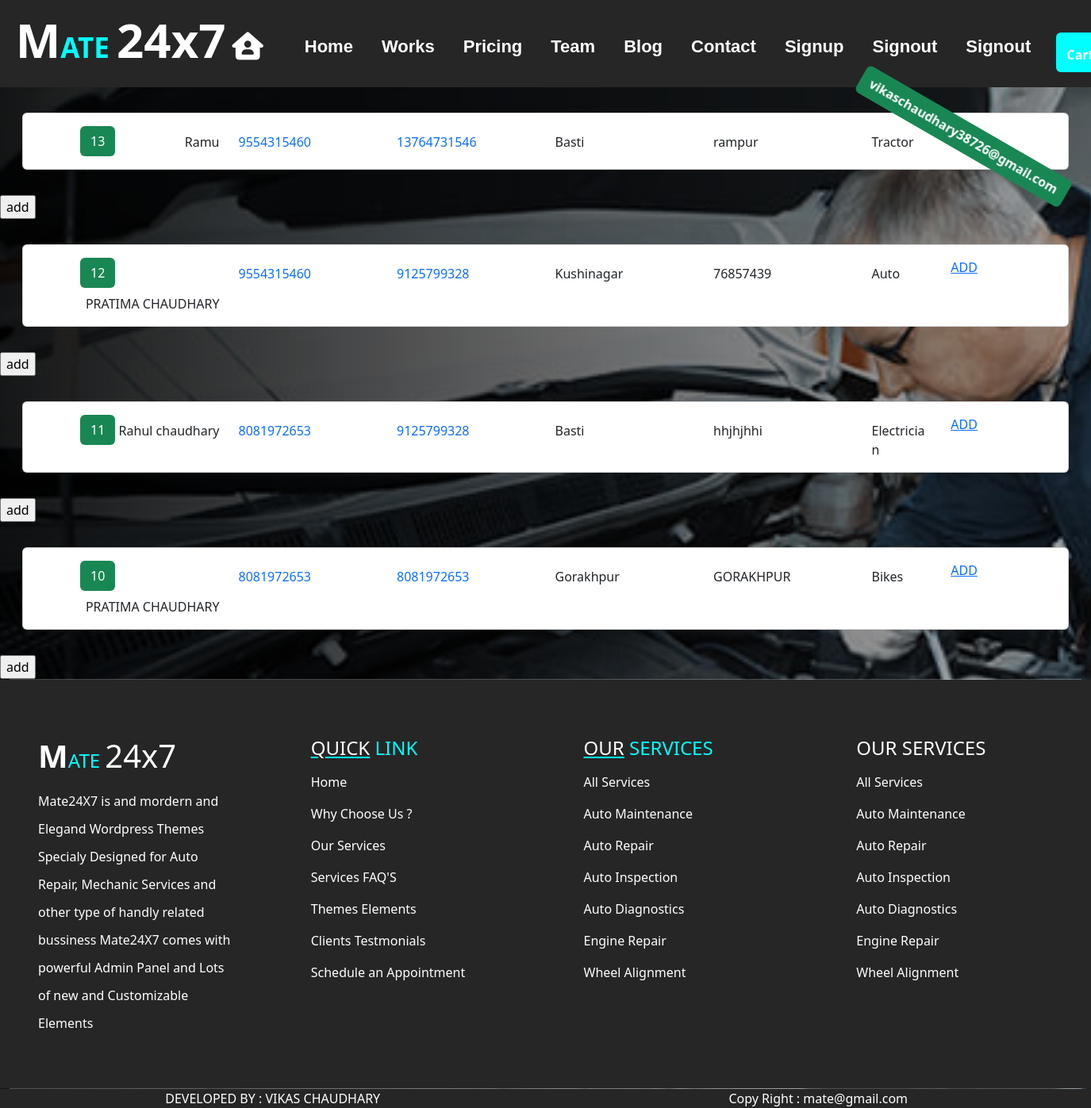
Page /user/work/ (signed in) on the committed database.
### user/models.py (models this page shows)
class userdata(models.Model):
    name=models.CharField(max_length=50)
    mobile=models.CharField(max_length=15)
    amobile=models.CharField(max_length=15)
    city=models.CharField(max_length=40)
    address=models.TextField()
    job=models.CharField(max_length=40)

### user/views.py (the view)
# urls.py: path("work/",views.work),
def work(request):
    x=request.session.get('auserid')
    k=mcart.objects.all().filter(userid=x).count()
    m=userdata.objects.all().order_by('-id')
    dict={"udata":m,"n":k,"id":id}
    return render(request,'user/work.html',context=dict)

### templates/user/work.html (shortened to what this page needs)
{% extends 'base.html'%}
{% load static %}
{% block content %}
{% for i in udata %}
<div class="row my-3 mx-3">
    <div class="col-sm-12">
        <div class="card my-3 px-2">
            <div class="row g-0">
              <div class="col-md-12 px-5">
                <div class="card-body">
                  <div class="row">
                    <div class="col-sm-2"><a href="" style="text-decoration: none;" class="btn bg-success text-white">{{i.id}}</a><span class="float-end pt-2">{{i.name}}</span></div>
                    <div class="col-sm-2 pt-2"><a href="tel:{{i.mobile}}" style="text-decoration: none;">{{i.mobile}}</a></div>
                    <div class="col-sm-2 pt-2"><a href="tel:{{i.amobile}}" style="text-decoration: none;">{{i.amobile}}</a></div>
                    <div class="col-sm-2 pt-2">{{i.city}}</div>
                    <div class="col-sm-2 pt-2">{{i.address}}</div>
                    <div class="col-sm-1 pt-2">{{i.job}}</div>
                    <div class="col-sm-1"><a href="/user/cart?uid={{i.id}}">ADD</a></div>
                  </div>
                </div>
              </div>
            </div>
          </div>
    </div>
 </div>
 <input type="button" value="add" onclick="demo()" id="addd">
{% endfor %}
{% endblock %}

### rows in the picture
userdata: id "13", name "Ramu", mobile "9554315460", amobile "13764731546", city "Basti", address "rampur", job "Tractor"
userdata: id "12", name "PRATIMA CHAUDHARY", mobile "9554315460", amobile "9125799328", city "Kushinagar", address "76857439", job "Auto"
userdata: id "11", name "Rahul chaudhary", mobile "8081972653", amobile "9125799328", city "Basti", address "hhjhjhhi", job "Electrician"
userdata: id "10", name "PRATIMA CHAUDHARY", mobile "8081972653", amobile "8081972653", city "Gorakhpur", address "GORAKHPUR", job "Bikes"

### other values in the picture
{{ request.session.auserid }} "vikaschaudhary38726@gmail.com"
